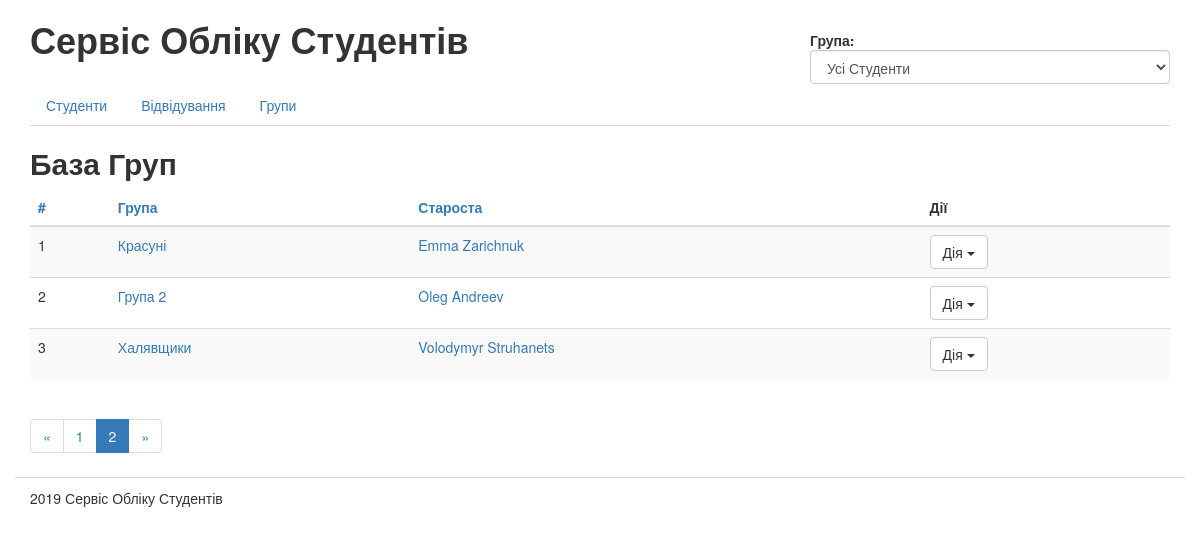
/groups/?page=2&order_by=&reverse=, run on the app's committed database.
### students/models.py (models this page shows, shortened)
class Group(models.Model):
	class Meta(object):
		verbose_name = u"Група"
		verbose_name_plural = u"Групи"
	title = models.CharField(
		max_length=256,
		blank=False,
		verbose_name=u"Назва")
	leader = models.OneToOneField('Student',
		verbose_name=u"Староста",
		blank=True,
		null=True,
		on_delete=models.SET_NULL)
	notes = models.TextField(
		blank=True,
		verbose_name=u"Додаткові нотатки")

class Student(models.Model):
	class Meta(object):
		verbose_name = u"Студент"
		verbose_name_plural = u"Студенти"
	first_name = models.CharField(
		max_length=256,
		blank=False,
		verbose_name=u"Ім'я")
	last_name = models.CharField(
		max_length=256,
		blank=False,
		verbose_name=u"Прізвище")
	middle_name = models.CharField(
		max_length=256,
		blank=True,
		verbose_name=u"По-батькові",
		default='')
	birthday = models.DateField(
		blank=False,
		verbose_name=u"Дата народження",
		null=True)
	photo = models.ImageField(
	 	blank=True,
	 	verbose_name=u"Фото",
	 	null=True)
	ticket = models.CharField(
		max_length=256,
		blank=False,
		verbose_name=u"Білет")
	student_group = models.ForeignKey("Group",
		verbose_name=u"Група",
		blank=False,
		null=True,
		on_delete=models.PROTECT)
	notes = models.TextField(
		blank=True,
		verbose_name=u"Додаткові нотатки")
	def __unicode__(self):
		return u"%s %s" % (self.first_name, self.last_name)

### students/views/groups.py (the view)
# urls.py: url(r'^groups/$', "students.views.groups.groups_list", name='groups'),
def groups_list(request):
	groups = Group.objects.all()
	order_by = request.GET.get('order_by', '')
	if order_by in ('title', 'leader'):
		groups = groups.order_by(order_by)
		if request.GET.get('reverse', '') == '1':
			groups = groups.reverse()
	paginator = Paginator(groups, 3)
	page = request.GET.get('page')
	try:
		groups = paginator.page(page)
	except PageNotAnInteger:
		groups = paginator.page(1)
	except EmptyPage:
		groups = paginator.page(paginator.num_pages)
	return render(request, 'students/groups_list.html', {'groups': groups})

### students/templates/students/groups_list.html (shortened to what this page needs)
{% extends "students/base.html" %}
{% load static from staticfiles %}
{% block title %}База Груп{% endblock title %}
{% block content %}
{% if groups %}
   <table class="table table-hover table table-striped">
   {% with order_by=request.GET.order_by reverse=request.GET.reverse %}
    <thead>
      <tr>
        <th><a href="">#</a></th>
        <th><a href="{% url 'groups' %}?order_by=title{% if order_by == 'title' and reverse != '1' %}&amp;reverse=1{% endif %}">
        Група
        </a></th>
        <th><a href="{% url 'groups' %}?order_by=leader{% if order_by == 'leader' and reverse != '1' %}&amp;reverse=1{% endif %}">
        Староста
        </a></th>
        <th>Дії</th>
      </tr>
    </thead>
    <tbody>
      {% for group in groups %}
      <tr>
        <td>{{ forloop.counter }}</td>
        <td><a title="Редагувати" href="{% url "groups_edit" group.id %}">{{ group.title }}</a></td>
        <td><a title="Редагувати" href="{% url "groups_edit" group.leader.id %}">{{ group.leader }}</a></td>
        <td>
          <div class="btn-group">
            <button type="button" class="btn btn-default dropdown-toggle" data-toggle="dropdown" aria-haspopup="true" aria-expanded="false">
              Дія <span class="caret"></span>
            </button>
          </div>
        </td>
      </tr>
      {% endfor %}
    {% endwith %}
    </tbody>
    </table>
{% else %}
<p>Гарцюємо без груп, поки що</p>
{% endif %}
    {% if groups.has_other_pages %}
    {% with order_by=request.GET.order_by reverse=request.GET.reverse %}
    <nav>
      <ul class="pagination">
        <li>
          <a href="{% url 'groups' %}?page=1&amp;order_by={{ order_by }}&amp;reverse={{ reverse }}">&laquo;</a>
        </li>
        {% for p in groups.paginator.page_range %}
        <li {% if groups.number == p %} class="active" {% endif %}><a href="{% url 'groups' %}?page={{ p }}&amp;order_by={{ order_by }}&amp;reverse={{ reverse }}">{{ p }}<span class="sr-only">(current)</span></a></li>
        {% endfor %}
        <li>
          <a href="{% url 'groups' %}?page={{ groups.paginator.num_pages }}&amp;order_by={{ order_by }}&amp;reverse={{ reverse }}" aria-label="Next"><span aria-hidden="true">&raquo;</span></a>
        </li>
      </ul>
    </nav>
    {% endwith %}
    {% endif %}
{% endblock content %}

### data on the page
Group: title "Красуні", leader "Emma Zarichnuk"
Group: title "Група 2", leader "Oleg Andreev"
Group: title "Халявщики", leader "Volodymyr Struhanets"

### other printed values
{{ p }} "1" "2"
